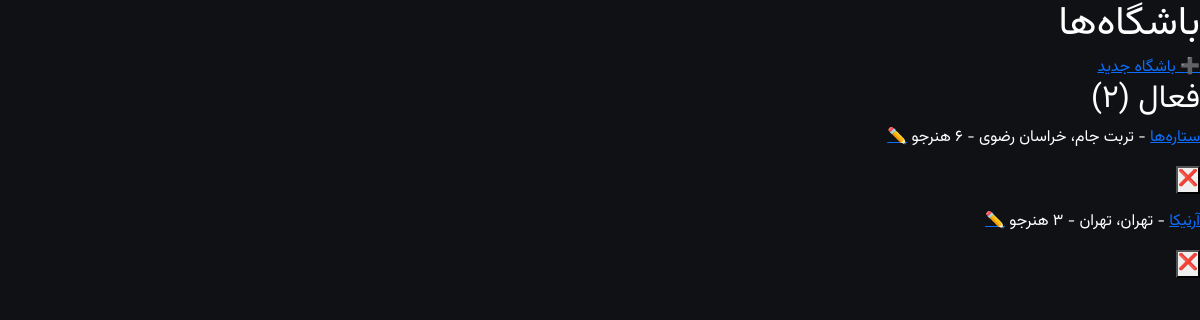
Screenshot of /clubs/ (signed in) with the database file from the repository.
### apps/clubs/models.py (models this page shows, shortened)
class Club(models.Model):
    name = models.CharField('نام باشگاه', max_length=200)
    sports = models.ManyToManyField('Sport', related_name='clubs', verbose_name='رشته‌های ورزشی', blank=True)
    province = models.ForeignKey(Province, on_delete=models.PROTECT, related_name='clubs', verbose_name='استان')
    city = models.ForeignKey(City, on_delete=models.PROTECT, related_name='clubs', verbose_name='شهر')
    address = models.TextField('آدرس', blank=True, null=True)
    phone = models.CharField('تلفن', max_length=11, blank=True, null=True)
    is_active = models.BooleanField('فعال', default=True)
    created_at = models.DateTimeField('تاریخ ایجاد', auto_now_add=True)
    class Meta:
        verbose_name = 'باشگاه'
        verbose_name_plural = 'باشگاه‌ها'

class City(models.Model):
    province = models.ForeignKey(Province, on_delete=models.CASCADE, related_name='cities', verbose_name='استان')
    name = models.CharField('شهر', max_length=100)
    class Meta:
        verbose_name = 'شهر'
        verbose_name_plural = 'شهرها'

class Province(models.Model):
    name = models.CharField('استان', max_length=100)
    class Meta:
        verbose_name = 'استان'
        verbose_name_plural = 'استان‌ها'

### apps/clubs/views.py (the view)
# urls.py: path('', views.ClubListView.as_view(), name='club_list'),
class ClubListView(LoginRequiredMixin, UserPassesTestMixin, ListView):
    template_name = 'clubs/club_list.html'
    context_object_name = 'clubs'
    def test_func(self):
        return self.request.user.is_super_manager
    def get_queryset(self):
        return Club.objects.filter(is_active=True).select_related('province', 'city')
    def get_context_data(self, **kwargs):
        context = super().get_context_data(**kwargs)
        context['inactive_clubs'] = Club.objects.filter(is_active=False)
        return context

### apps/core/context_processors.py (called while the page is built)
def site_settings(request):
    return {'site_settings': SiteSetting.get_settings()}

### apps/core/models.py (called while the page is built)
    @classmethod
    def get_settings(cls):
        obj, created = cls.objects.get_or_create(pk=1)
        return obj

### templates/clubs/club_list.html (shortened to what this page needs)
{% extends 'base.html' %}
{% block content %}
<h1>باشگاه‌ها</h1>
<a href="{% url 'clubs:club_add' %}">➕ باشگاه جدید</a>
<h2>فعال ({{ clubs.count }})</h2>
{% for club in clubs %}
    <p>
        <a href="{% url 'clubs:club_detail' club.pk %}">{{ club.name }}</a>
        - {{ club.city.name }}، {{ club.province.name }}
        - {{ club.students.count }} هنرجو
        <a href="{% url 'clubs:club_edit' club.pk %}">✏️</a>
        <form method="post" action="{% url 'clubs:club_delete' club.pk %}" style="display:inline;" onsubmit="return confirm('غیرفعال شود؟')">
            {% csrf_token %}<button type="submit">❌</button>
        </form>
    </p>
{% empty %}
    <p>باشگاه فعالی نیست</p>
{% endfor %}
{% endblock %}

### static/css/app.css (style rules this page uses)
:root { --primary: #ff4d2e; --primary-dark: #e63900; --accent: #ffb800; --bg-dark: #0f1115; --card-bg: rgba(22, 24, 30, 0.95); --text-primary: #ffffff; --text-secondary: rgba(255, 255, 255, 0.65); --text-muted: rgba(255, 255, 255, 0.4); --border-glass: rgba(255, 255, 255, 0.08); --input-bg: rgba(255, 255, 255, 0.05); --danger: #ff8a80; --danger-bg: rgba(255, 77, 46, 0.1); --danger-border: rgba(255, 77, 46, 0.3); --font-primary: 'Vazirmatn', 'Tahoma', system-ui, -apple-system, sans-serif; --font-size-xs: 0.7rem; --font-size-sm: 0.78rem; --font-size-base: 0.85rem; --font-size-md: 0.9rem; --font-size-lg: 1rem; --font-size-xl: 1.15rem; --font-size-2xl: 1.35rem; }
*, *::before, *::after { margin: 0; padding: 0; box-sizing: border-box; }
html { width: 100%; -webkit-text-size-adjust: 100%; -webkit-tap-highlight-color: transparent; }
body { width: 100%; min-height: 100vh; min-height: 100dvh; font-family: var(--font-primary); background: var(--bg-dark); color: var(--text-primary); overflow-x: hidden; overflow-y: auto; -webkit-overflow-scrolling: touch; }

### rows the page displays
Club: name "ستاره‌ها", city.name "تربت جام", province.name "خراسان رضوی"
Club: name "آرنیکا", city.name "تهران", province.name "تهران"

### other values shown
{{ clubs.count }} "2"
